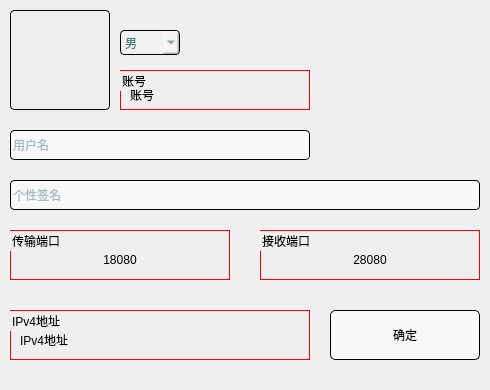
<?xml version="1.0" encoding="UTF-8"?>
<ui version="4.0">
 <class>UserSetup</class>
 <widget class="QWidget" name="UserSetup">
  <property name="geometry">
   <rect>
    <x>0</x>
    <y>0</y>
    <width>490</width>
    <height>390</height>
   </rect>
  </property>
  <property name="minimumSize">
   <size>
    <width>490</width>
    <height>390</height>
   </size>
  </property>
  <property name="maximumSize">
   <size>
    <width>490</width>
    <height>390</height>
   </size>
  </property>
  <property name="windowTitle">
   <string>Form</string>
  </property>
  <property name="styleSheet">
   <string notr="true">/*局部样式表*/
QPushButton#headimg_Btn{
	border:noe;
	border: 1px solid black;
	border-radius:4px;
}

QPushButton#headimg_Btn:hover{
	border: 1px solid blue;
}

QComboBox#sex_Box{
	border: 1px solid black;
	color:#4A7D7D;
	font:normal 20px 黑体;
	border-radius:4px;
	background-color: rgba(245, 245, 245,0.4);
}

QComboBox#sex_Box:hover{
	background-color: rgb(85, 255, 127);
}

QComboBox#sex_Box::drop-down{
	border-image: url(:/new/icons/icons/becurrent/arrow-down.png);
}

QComboBox#sex_Box::drop-down:hover{
	border-image: url(:/new/icons/icons/becurrent/arrow-down-blue.png);
}

QLineEdit#userName_Edit{
	border: 1px solid black;
	color:#4A7D7D;
	font:normal 20px 黑体;
	border-radius:4px;
	background-color: rgba(250, 250, 250,0.8);
}

QLineEdit#userName_Edit:hover{
	background-color: rgb(255, 255, 255);
}

QLineEdit#userSign_Edit{
	border: 1px solid black;
	color:#4A7D7D;
	font:normal 20px 黑体;
	border-radius:4px;
	background-color: rgba(250, 250, 250,0.8);
}

QLineEdit#userSign_Edit:hover{
	background-color: rgb(255, 255, 255);
}

QPushButton#determine_Btn{
	border: 1px solid black;
	border-radius: 5px;
	background-color: rgba(250, 250, 250,0.8);
	font:normal 18px &quot;楷体&quot;;
	color: rgb(0, 0, 0);
}

QPushButton#determine_Btn:hover{
	background-color: rgb(255, 255, 255);
}

QGroupBox#port_Box{
	border: 1px solid red;
}

QGroupBox#receivePort_Box{
	border: 1px solid red;
}

QGroupBox#IP_Box{
	border: 1px solid red;
}

QGroupBox#Number_Box{
	border: 1px solid red;
}

QPushButton#addfriend_Btn{
	border:noe;
	image: url(:/new/icons/icons/becurrent/addfriend.png);
}

QPushButton#addfriend_Btn:hover{
	background-color: rgb(85, 255, 255);
}

</string>
  </property>
  <widget class="QPushButton" name="headimg_Btn">
   <property name="geometry">
    <rect>
     <x>10</x>
     <y>10</y>
     <width>100</width>
     <height>100</height>
    </rect>
   </property>
   <property name="minimumSize">
    <size>
     <width>100</width>
     <height>100</height>
    </size>
   </property>
   <property name="maximumSize">
    <size>
     <width>100</width>
     <height>100</height>
    </size>
   </property>
   <property name="text">
    <string/>
   </property>
  </widget>
  <widget class="QComboBox" name="sex_Box">
   <property name="geometry">
    <rect>
     <x>120</x>
     <y>30</y>
     <width>60</width>
     <height>25</height>
    </rect>
   </property>
   <property name="minimumSize">
    <size>
     <width>60</width>
     <height>25</height>
    </size>
   </property>
   <property name="maximumSize">
    <size>
     <width>60</width>
     <height>25</height>
    </size>
   </property>
   <item>
    <property name="text">
     <string>男</string>
    </property>
   </item>
   <item>
    <property name="text">
     <string>女</string>
    </property>
   </item>
  </widget>
  <widget class="QLineEdit" name="userSign_Edit">
   <property name="geometry">
    <rect>
     <x>10</x>
     <y>180</y>
     <width>470</width>
     <height>30</height>
    </rect>
   </property>
   <property name="minimumSize">
    <size>
     <width>470</width>
     <height>30</height>
    </size>
   </property>
   <property name="maximumSize">
    <size>
     <width>470</width>
     <height>30</height>
    </size>
   </property>
   <property name="placeholderText">
    <string>个性签名</string>
   </property>
  </widget>
  <widget class="QLineEdit" name="userName_Edit">
   <property name="geometry">
    <rect>
     <x>10</x>
     <y>130</y>
     <width>300</width>
     <height>30</height>
    </rect>
   </property>
   <property name="minimumSize">
    <size>
     <width>300</width>
     <height>30</height>
    </size>
   </property>
   <property name="maximumSize">
    <size>
     <width>300</width>
     <height>30</height>
    </size>
   </property>
   <property name="placeholderText">
    <string>用户名</string>
   </property>
  </widget>
  <widget class="QGroupBox" name="IP_Box">
   <property name="geometry">
    <rect>
     <x>10</x>
     <y>310</y>
     <width>300</width>
     <height>50</height>
    </rect>
   </property>
   <property name="minimumSize">
    <size>
     <width>300</width>
     <height>50</height>
    </size>
   </property>
   <property name="maximumSize">
    <size>
     <width>300</width>
     <height>50</height>
    </size>
   </property>
   <property name="title">
    <string>IPv4地址</string>
   </property>
   <widget class="QLabel" name="IP_Lab">
    <property name="geometry">
     <rect>
      <x>10</x>
      <y>20</y>
      <width>280</width>
      <height>20</height>
     </rect>
    </property>
    <property name="minimumSize">
     <size>
      <width>280</width>
      <height>20</height>
     </size>
    </property>
    <property name="maximumSize">
     <size>
      <width>280</width>
      <height>20</height>
     </size>
    </property>
    <property name="text">
     <string>IPv4地址</string>
    </property>
   </widget>
  </widget>
  <widget class="QGroupBox" name="port_Box">
   <property name="geometry">
    <rect>
     <x>10</x>
     <y>230</y>
     <width>220</width>
     <height>50</height>
    </rect>
   </property>
   <property name="minimumSize">
    <size>
     <width>220</width>
     <height>50</height>
    </size>
   </property>
   <property name="maximumSize">
    <size>
     <width>220</width>
     <height>50</height>
    </size>
   </property>
   <property name="title">
    <string>传输端口</string>
   </property>
   <widget class="QLabel" name="port_Lab">
    <property name="geometry">
     <rect>
      <x>10</x>
      <y>20</y>
      <width>200</width>
      <height>20</height>
     </rect>
    </property>
    <property name="minimumSize">
     <size>
      <width>200</width>
      <height>20</height>
     </size>
    </property>
    <property name="maximumSize">
     <size>
      <width>200</width>
      <height>20</height>
     </size>
    </property>
    <property name="text">
     <string>18080</string>
    </property>
    <property name="alignment">
     <set>Qt::AlignCenter</set>
    </property>
   </widget>
  </widget>
  <widget class="QPushButton" name="determine_Btn">
   <property name="geometry">
    <rect>
     <x>330</x>
     <y>310</y>
     <width>150</width>
     <height>50</height>
    </rect>
   </property>
   <property name="minimumSize">
    <size>
     <width>150</width>
     <height>50</height>
    </size>
   </property>
   <property name="maximumSize">
    <size>
     <width>150</width>
     <height>50</height>
    </size>
   </property>
   <property name="text">
    <string>确定</string>
   </property>
  </widget>
  <widget class="QGroupBox" name="Number_Box">
   <property name="geometry">
    <rect>
     <x>120</x>
     <y>70</y>
     <width>190</width>
     <height>40</height>
    </rect>
   </property>
   <property name="minimumSize">
    <size>
     <width>190</width>
     <height>40</height>
    </size>
   </property>
   <property name="maximumSize">
    <size>
     <width>190</width>
     <height>40</height>
    </size>
   </property>
   <property name="title">
    <string>账号</string>
   </property>
   <widget class="QLabel" name="Number_Lab">
    <property name="geometry">
     <rect>
      <x>10</x>
      <y>15</y>
      <width>170</width>
      <height>20</height>
     </rect>
    </property>
    <property name="minimumSize">
     <size>
      <width>170</width>
      <height>20</height>
     </size>
    </property>
    <property name="maximumSize">
     <size>
      <width>170</width>
      <height>20</height>
     </size>
    </property>
    <property name="text">
     <string>账号</string>
    </property>
   </widget>
  </widget>
  <widget class="QGroupBox" name="receivePort_Box">
   <property name="geometry">
    <rect>
     <x>260</x>
     <y>230</y>
     <width>220</width>
     <height>50</height>
    </rect>
   </property>
   <property name="minimumSize">
    <size>
     <width>220</width>
     <height>50</height>
    </size>
   </property>
   <property name="maximumSize">
    <size>
     <width>220</width>
     <height>50</height>
    </size>
   </property>
   <property name="title">
    <string>接收端口</string>
   </property>
   <widget class="QLabel" name="receivePort_Lab">
    <property name="geometry">
     <rect>
      <x>10</x>
      <y>20</y>
      <width>200</width>
      <height>20</height>
     </rect>
    </property>
    <property name="minimumSize">
     <size>
      <width>200</width>
      <height>20</height>
     </size>
    </property>
    <property name="maximumSize">
     <size>
      <width>200</width>
      <height>20</height>
     </size>
    </property>
    <property name="text">
     <string>28080</string>
    </property>
    <property name="alignment">
     <set>Qt::AlignCenter</set>
    </property>
   </widget>
  </widget>
 </widget>
 <resources/>
 <connections/>
</ui>
